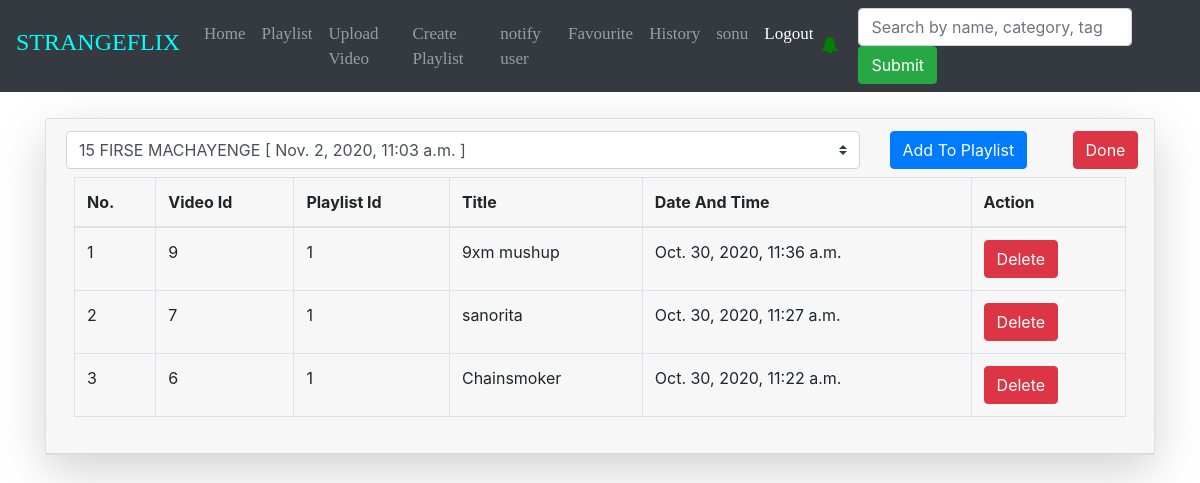
/modify_playlist/1 (signed in), run on the app's committed database.
### products/models.py (models this page shows, shortened)
class playlist_video(models.Model):
    name = models.CharField(max_length=50)
    datetime = models.DateTimeField()
    video=models.ForeignKey(Video,on_delete=models.CASCADE)
    playlist = models.ForeignKey(Playlist, on_delete=models.CASCADE)

### products/views.py (the view)
# urls.py: path('modify_playlist/<int:id>',views.modify_playlist,name='modify_playlist'),
@login_required(login_url="/login")
def modify_playlist(request,id):
    context = {"new_playlist": True}
    videos = Video.objects.order_by('-upload_date')
    context["videos"] = videos
    context["playlist_id"] = id
    pv = playlist_video.objects.filter(playlist = id)
    context["pv"] = pv
    return render(request, 'products/create_playlist.html', context)

### products/templates/products/create_playlist.html (shortened to what this page needs)
{% extends "products/parent.html" %}
{% block body %}
<div class="container">
    {% if new_playlist == False %}
     <div class="shadow-lg card my-4">
            <div class="card-header">
                  <div class="float-center"><h1>Modify Playlist</h1></div>
            </div>
                    <div class="row my-4 justify-content-center ">
                        <div id="playlist_select" class="col-sm-4">
                     <select  id ="playlist_option" class="custom-select">
                         {%for playlist in playlist %}
                         <option value="{{ playlist.id }}">{{ playlist.id }} {{playlist.title}}  [ {{ playlist.upload_date }} ]</option>
                         {% endfor %}
                     </select>
                    </div>
                        <div class="col-sm-2">
                     <button id = "modify_playlist" class="btn btn-primary" type="button" >Modify Playlist</button>
                     </div>
                    <div class="col-sm-2">
                     <button id = "delete_playlist" class="btn btn-danger" type="button" >Delete Playlist</button>
                     </div>
                </div>
            <div class="row justify-content-center">
                 <hr style="width:50%;">
            </div>
                 <div class="row my-4 justify-content-center">
                 <span>OR</span>
            </div>
     </div>
    <script >
        $(document).ready(function () {
            $("#delete_playlist").click(function () {
                var txt = $("#playlist_select").find(":selected").val();
                $.ajax({
              type: "GET",
              url: "/delete_playlist",
              data: {
                    playlist_id : txt
              },
              success: function (response) {
                  $('#playlist_option').empty();
                  for(var key in response.pv){
                        $('#playlist_option').append('<option value="'+response.pv[key].id+'">'+response.pv[key].id+" "+response.pv[key].title+" "+response.pv[key].upload_date+'</option>');
                  }
                 }
            });
            return false;
            });
        });
        $("#modify_playlist").click(function(){
            var txt = $("#playlist_select").find(":selected").val();
                 if (typeof txt === "undefined") {
                    window.location.href ='';
                  }else{
                 window.location.href ='modify_playlist/'+txt;
                 }
        });
    </script>
        <div class="shadow-lg card my-4">
            <div class="card-header">
                <div class="float-center"><h1>Upload Playlist</h1></div>
            </div>
                <div class="card-body">
                                <blockquote class="blockquote mb-0">
                                  <form method="POST" action="{% url 'create_playlist' %}" enctype="multipart/form-data" >
                                        {% csrf_token %}
                                      <div class="form-group row">
                                        <label  class="col-sm-2 col-form-label">Title</label>
                                        <div class="col-sm-10">
                                          <input class="form-control" required placeholder="Title" type="text" name="playlist_title">
                                        </div>
                                      </div>
                                      <div class="form-group row">
                                        <label  class="col-sm-2 col-form-label">Description</label>
                                        <div class="col-sm-10">
                                            <input class="form-control" required placeholder="Description" type="text" name="playlist_description" >
                                        </div>
                                      </div>
                                        <div class="form-group row">
                                        <label  class="col-sm-2 col-form-label">Thumbnail</label>
                                        <div class="col-sm-10">
                                            <input id="f02" required value="thumbnails" type="url" name="playlist_thumbtail">
                                        </div>
                                      </div>
                                         <div class="form-group row">
                                        <label  class="col-sm-2 col-form-label"></label>
                                        <div class="col-sm-10">
                                            <input value="submit" class="btn btn-primary" type="submit" style="width: 100px" name="video_submit">
                                        </div>
                                      </div>
                                    </form>
                                </blockquote>
                              </div>
                            </div>
        {% else %}
        <div class="shadow-lg card my-4">
            <div class="card-header">
                <div class="row">
                    <div id="video_select" class="col-sm-9">
                 <select class="custom-select">
                     {%for video in videos %}
                     <option value="{{ video.id }}">{{ video.id }} {{video.title}}  [ {{ video.upload_date }} ]</option>
                     {% endfor %}
                 </select>
                </div>
                     <div class="col-sm-2">
                     <button id = "submit_select" class="btn btn-primary" type="button" >Add To Playlist</button>
                     </div>
                    <div class="col-sm-1">
                     <button id = "done_select" class="btn btn-danger" type="button" >Done</button>
                     </div>
                </div>
                <div class="row">
                    <div class="container-fluid mx-2 my-2">
                    <table class="table table-bordered">
                      <thead>
                        <tr>
                              <th scope="col">No.</th>
                              <th scope="col">Video Id</th>
                              <th scope="col">Playlist Id</th>
                              <th scope="col">Title</th>
                            <th scope="col">Date And Time</th>
                            <th scope="col">Action</th>
                        </tr>
                      </thead>
                      <tbody id="video_show">
                            {% for videos in pv %}
                            <tr>
                            <td>{{ videos.id }}</td>
                            <td>{{ videos.video_id }}</td>
                            <td>{{ videos.playlist_id }}</td>
                            <td>{{ videos.name }}</td>
                            <td>{{ videos.datetime }}</td>
                             <td><button id = "d{{ videos.id }}" onclick="delete_video(this)" class="btn btn-danger" type="button" >Delete</button></td>
                                 </tr>
                            {% endfor %}
                      </tbody>
                    </table>
                        </div>
                </div>
            </div>
        </div>
        {% endif %}
        </div>
{% endblock %}

### products/templates/products/parent.html (shortened to what this page needs)
<!doctype html>
<html lang="en">
  <head>
    <link rel="stylesheet" type="text/css" href="https://stackpath.bootstrapcdn.com/font-awesome/4.7.0/css/font-awesome.min.css">
{% load static %}
 <link rel="stylesheet" href="{% static 'style.css' %}">
      <link rel="stylesheet" href="https://cdnjs.cloudflare.com/ajax/libs/font-awesome/4.7.0/css/font-awesome.min.css">
      <link rel="stylesheet" href="https://cdnjs.cloudflare.com/ajax/libs/font-awesome/4.7.0/css/font-awesome.min.css">
      <link href="https://vjs.zencdn.net/7.8.4/video-js.css" rel="stylesheet" />
    <link rel="stylesheet" href="https://stackpath.bootstrapcdn.com/bootstrap/4.5.0/css/bootstrap.min.css">
  </head>
  {% load static %}
  <body style="background-color: rgb(256,256,256);-webkit-background-size: cover; -moz-background-size: cover; -o-background-size: cover; background-size: cover;">
        <nav class="navbar navbar-expand-lg bg-dark navbar-dark" >
  <a style="font-family:verdana;font-size:20px"  class="navbar-brand" href="{% url 'home_view'%}"><h4 style="color: aqua;">STRANGEFLIX</h4></a>
  <div class="collapse navbar-collapse" id="navbarSupportedContent">
    <ul class="navbar-nav mr-auto">
        <li class="nav-item">
             <a style="font-family:verdana;font-size:17px"  class="nav-link {% if request.path == '/' %} active {% endif %}" href="/">Home</a>
       </li>
         <li class="nav-item">
            <a style="font-family:verdana;font-size:17px"  class="nav-link {% if request.path == '/playlist/' %} active {% endif %}" href="/playlist">Playlist</a>
        </li>
         {% if user.is_staff %}
        <li class="nav-item">
            <a style="font-family:verdana;font-size:17px"  class="nav-link {% if request.path == '/new_video' %} active {% endif %}" href="/new_video">Upload Video</a>
       </li>
         <li class="nav-item">
          <a style="font-family:verdana;font-size:17px"  class="nav-link {% if request.path == '/create_playlist' %} active {% endif %}" href="/create_playlist">Create Playlist</a>
      </li>
        <li class="nav-item">
          <a style="font-family:verdana;font-size:17px" class="nav-link {% if request.path == '/add_user_notification' %} active {% endif %}" href="/add_user_notification">notify user</a>
      </li>
        {% endif %}
       {% if user.is_authenticated %}
        <li class="nav-item">
            <a style="font-family:new century schoolbook;font-size:17px" class="nav-link {% if request.path == '/favourite_video' %} active {% endif %}" href="/favourite_video">Favourite</a>
        </li>
        <li class="nav-item">
                <a style="font-family:verdana;font-size:17px"  class="nav-link {% if request.path == '/history_video' %} active {% endif %}" href="/history_video">History</a>
          </li>
         <a class="nav-link" style="font-family:verdana;font-size:17px"  href="{%url 'user_payment'%}" style="color: grey">{{request.user|slice:":8"}}<span class="sr-only">(current)</span></a>
          <li class="nav-item active">
         <a class="nav-link" style="font-family:verdana;font-size:17px"  href="javascript:{document.getElementById('logout').submit()}">Logout<span class="sr-only">(current)</span></a>
         </li>
         {%endif%}
    </ul>
       {%if user.is_staff%}
      <a style="font-family:verdana;font-size:17px"  href="{% url 'notification' %}"><i class="fa fa-bell" aria-hidden="true" style="color: green; margin-right: 20px;cursor: pointer;"></i></a>
      {%else%}
      <a style="font-family:verdana;font-size:17px" href="{% url 'user_notification' %}"><i class="fa fa-bell" aria-hidden="true" style="color: green; margin-right: 20px;cursor: pointer;"></i></a>
      {% endif%}
    <div class="form-inline my-2 my-lg-0" >
        <form action="{% url 'search' %}" method="POST" >
          <input name ="search_text"  class="form-control mr-sm-2" type="search" placeholder="Search by name, category, tag" aria-label="Search" >
          <input id ="search_btn" class="btn btn-success my-2 my-sm-0"  type="submit" value="Submit" >
        </form>
    </div>
  </div>
</nav>
<div style="padding: 2px;" class="container-fluid">
  {% block body %}
  {% endblock %}
  </div>
</html>

### products/static/style.css (style rules this page uses)
* { box-sizing: border-box; }

### data on the page
playlist_video: id "1", video_id "9", playlist_id "1", name "9xm mushup", datetime "Oct. 30, 2020, 11:36 a.m."
playlist_video: id "2", video_id "7", playlist_id "1", name "sanorita", datetime "Oct. 30, 2020, 11:27 a.m."
playlist_video: id "3", video_id "6", playlist_id "1", name "Chainsmoker", datetime "Oct. 30, 2020, 11:22 a.m."

### other printed values
{{ request.user|slice:":8" }} "sonu"
form field value "15 FIRSE MACHAYENGE [ Nov. 2, 2020, 11:03 a.m. ]"
